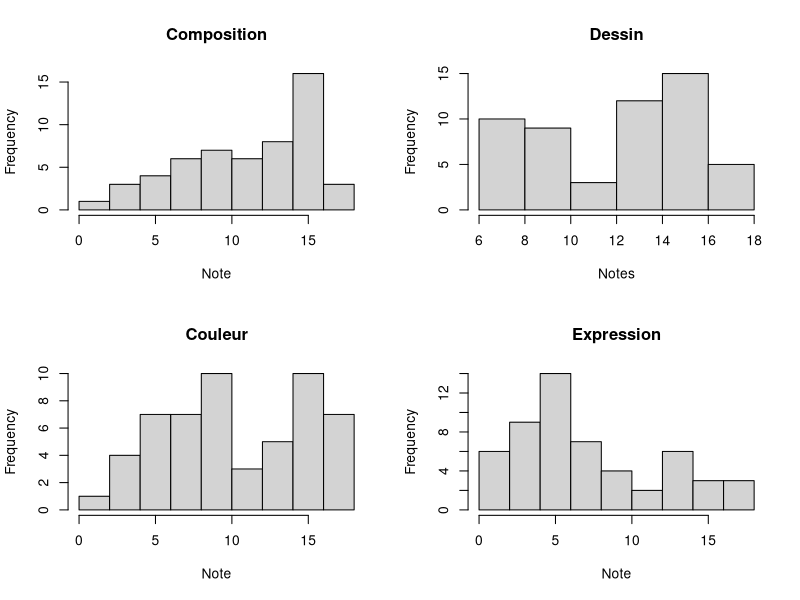
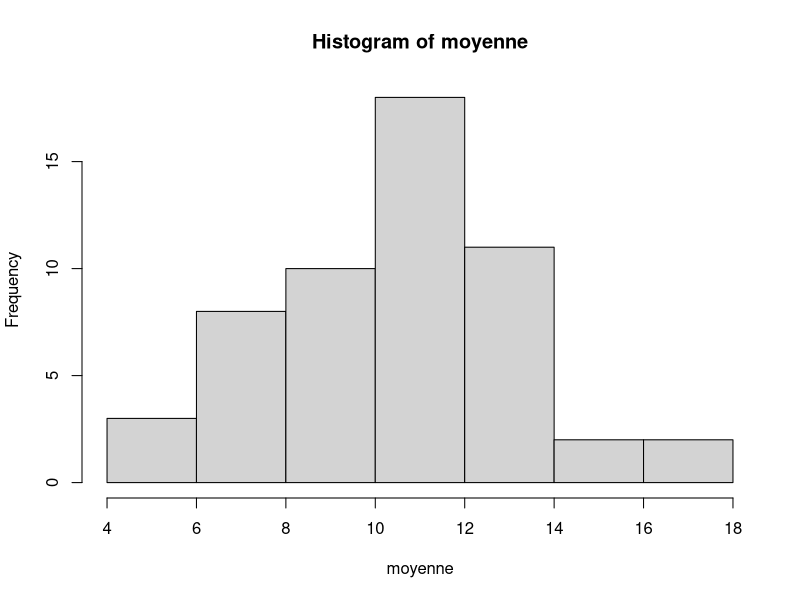
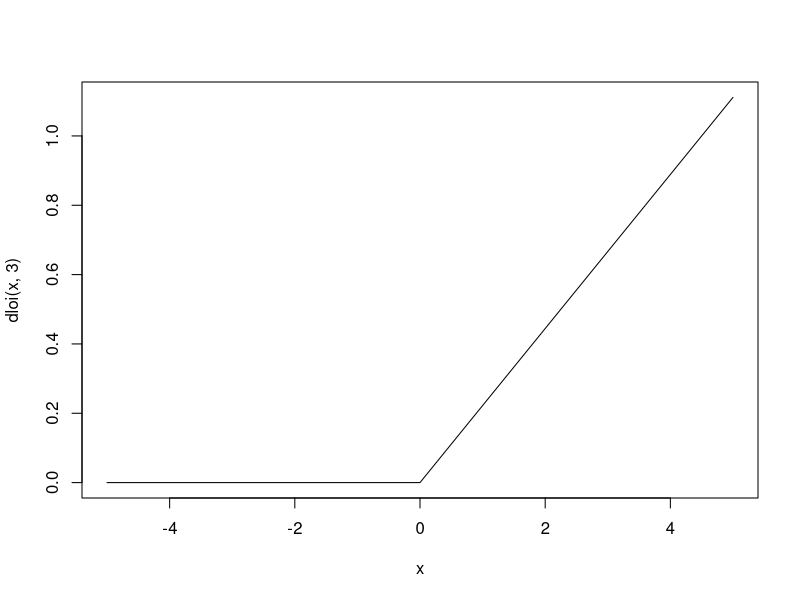
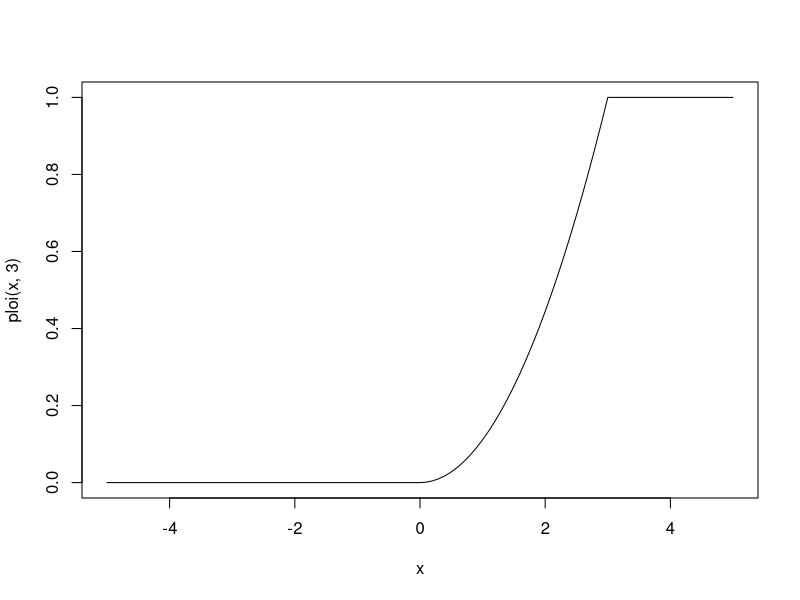
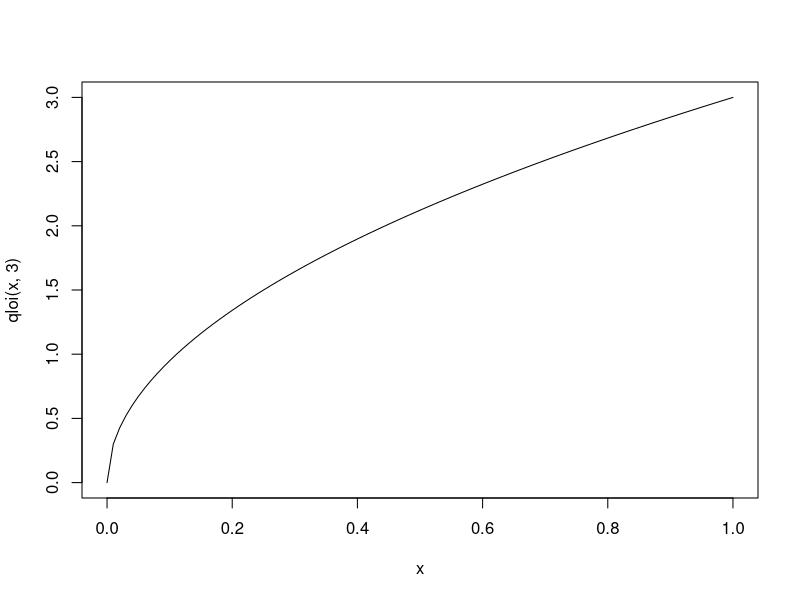
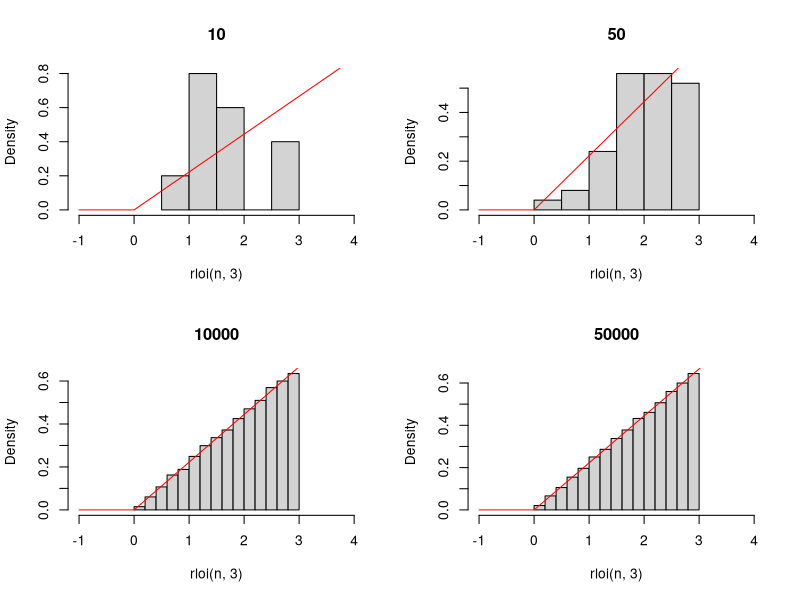

Write the R code that produced these figures, in order.
library(MASS)

head(painters)

par(mfrow = c(2,2))
hist(painters$Composition, main = "Composition", xlab = "Note")
hist(painters$Drawing, main = "Dessin", xlab="Notes")
hist(painters$Colour, main= "Couleur", xlab = "Note")
hist(painters$Expression, main = "Expression", xlab="Note")

moyenne <- (painters[,1]+painters[,2]+painters[,3]+painters[,4])/4

moyenne2 <- rowMeans(painters[,1:4])

n <- length(moyenne)
(x_ <- sum(moyenne)/n) # moyenne empirique

(s2 <- sum((moyenne - x_)^2)/n) # variance empirique

(s <- sqrt(s2)) # écart-type empirique

(s2_ <- sum((moyenne - x_)^2)/(n - 1)) # variance empirique corrigée

(s_ <- sqrt(s2_)) # écart-type empirique corrigé

par(mfrow= c(1,1))
hist(moyenne)

dunif(4, min = 2, max=5)

punif(4, min = 2, max=5)
1-pnorm(3)
pnorm(42,35, 6)
pnorm(50, 35,6) - pnorm(40, 35, 6)
dbinom(4,5,0.5)
dbinom(29,30,0.5)
1-pbinom(14, 20, 0.5)
sum(dbinom(10:15, 20, 0.5))
pbinom(15, 20, 0.5) - pbinom(9,20,0.5)



alpha <- c(0.05, 0.1, 0.9)
qnorm(alpha)
qchisq(alpha, 10)

qt(alpha, 5)
qf(alpha, 2,5)

dloi <- function(x,b) {
  
  a <- 2/(b**2)
  f <- a*x
  f[f > b] <- 0
  f[f < 0] <- 0
  return(f)
}

dloi(-1:5, 3)

curve(dloi(x,3), from = -5, to = 5)

ploi <- function(x,b) {
  
  
  F <- x^2/b^2
  F[x < 0] <- 0
  F[x>=b] <- 1
  return(F)
}

curve(ploi(x,3), from = -5, to = 5)

qloi <- function(alpha, b) {
  fa <- b*sqrt(alpha)
  fa[alpha == 0] <- 0
  fa[alpha == 1] <- b
  return(fa)
}

curve(qloi(x, 3), from = 0, to = 1)
rloi <- function(n, b) {
  u <- runif(n)
  x <- qloi(u, b)
  return(x)
}

par(mfrow = c(2,2))
for (n in c(10, 50, 10000, 50000)) {
  hist(rloi(n, 3), breaks = round(1 + 10/3 * log10(n)), freq = FALSE, main = n, xlim = c(-1, 4))
  curve(dloi(x, 3), add = TRUE, col = "red")
}
